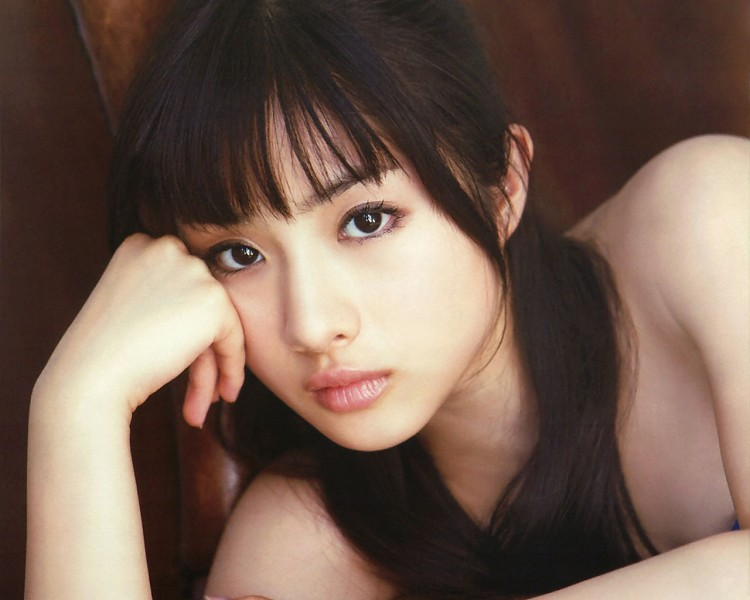
#> input picture test_girl.jpg, 750 x 600 px
$ jupyter execute --allow-errors p3_Linear_Algebra.ipynb   (shell and % lines are left out)
#> lines starting #> are read from the running program, lines starting #| are printed output that depends on the picture
# 线性代数：机器学习背后的优化原理


线性代数作为数学的一个分支，广泛应用于科学和工程中，掌握好线性代数对于理解和从事机器学习算法相关工作是很有必要的，尤其对于深度学习算法而言。因此，这个项目会从浅入深更好的帮助你学习与积累一些跟人工智能强相关的线性代数的知识。

本项目内容理论知识部分参考[《DeepLearning》又名花书](https://book.douban.com/subject/27087503/)第二章，希望大家支持正版购买图书。

若项目中的题目有困难没完成也没关系，我们鼓励你带着问题提交项目，评审人会给予你诸多帮助。

所有选做题都可以不做，不影响项目通过。如果你做了，那么项目评审会帮你批改，也会因为选做部分做错而判定为不通过。

## 准备工作

我们将讲解常用的线性代数知识，而学员需使用numpy来实现这些知识点（当然也可以自己写算法实现），还需要使用matplotlib完成规定图像习题，当然，本项目用到的python代码(或numpy的使用)课程中并未完全教授，所以需要学员对相应操作进行学习与查询，这在我们往后的人工智能学习之旅中是必不可少的一个技能，请大家珍惜此项目的练习机会。

当然，这里提供官方的[numpy Quickstart](https://docs.scipy.org/doc/numpy/user/quickstart.html#)来帮助你更好的完成项目。

本项目还需要使用LaTeX公式，以下两个链接供学习与使用：

[Latex cheatsheet](https://www.authorea.com/users/77723/articles/110898-how-to-write-mathematical-equations-expressions-and-symbols-with-latex-a-cheatsheet)

[aTeX Cookbook](http://www.personal.ceu.hu/tex/cookbook.html#inline)

首先，导入你所需的软件包。一般我们建议在工程开头导入**所有**需要的软件包。

[cell 1]
# TODO: import相关库
# Import NumPy and Matplotlib
import numpy as np
import matplotlib.pyplot as plt

## 1、标量，向量，矩阵，张量

**首先，让我们回顾下基本的定义：**

- 标量（scalar）：形式而言，一个标量是一个单独的数，常用斜体的小写变量名称来表示。_v_

- 向量（vector）：形式而言，一个向量是一列有序数，常用粗体的小写变量名称表示**v**，或者上面标记剪头$\vec{v}$

- 矩阵（matrix）：形式而言，一个矩阵是一个二维数组，常用大写变量名称表示A，表示内部的元素则会使用$A_{i,j}$

- 张量（tensor）：形式而言，一个张量是一个多维数组，常用粗体的大写字母变量名称表示**T**，表示内部的元素则会使用$A_{i,j,z}$ 等等

用图片直观的显示区别如下

**接下来让我们回顾下基本的运算：**

- 加法

- 标量乘法

- 转置

- 矩阵向量乘法（内积，人工智能中常见的拼写：matrix product 或者 dot product）

**线性方程组：**

由矩阵乘法也演变出了我们最常见的线性方程组，已知矩阵与未知向量的乘积，等于另一个已知向量，通过此方程组可求解那个未知向量，一般写为x，具体如下表示。
等式左侧可以这么来理解：

列为具体的矩阵来看：
$$
\begin{bmatrix}
    A_{1,1} & A_{1,2} & \cdots & A_{1,n} \\\\
    A_{2,1} & A_{2,2} & \cdots & A_{2,n} \\\\
    \cdots & \cdots & \cdots & \cdots \\\\
    A_{m,1} & A_{m,2} & \cdots & A_{m,n}
\end{bmatrix}
\times
\begin{bmatrix}
    x_1 \\\\
    x_2 \\\\
    \cdots \\\\
    x_n
\end{bmatrix}
=
\begin{bmatrix}
    b_1 \\\\
    b_2 \\\\
    \cdots \\\\
    b_m
\end{bmatrix}
$$

或者更简单的表示为

$$Ax=b$$

既然有未知数，那么自然需要求解未知数，而我们的未知数需要满足所有方程，也不是一直都有解的，下面来列我们二维矩阵所组成的方程解的情况,若两条线平行不存在焦点，那么说明没有一个$x_1$, $x_2$同时满足两个方程，则此方程组无解，同理，若相交，则有一个解，若完全相等，则有无穷个解。

### 1.1、基本运算并绘图
例题 $\vec{v}$ + $\vec{w}$

$\hspace{1cm}\vec{v} = \begin{bmatrix} 1\\ 1\end{bmatrix}$

$\hspace{1cm}\vec{w} = \begin{bmatrix} -2\\ 2\end{bmatrix}$

结果需要先使用numpy计算向量运算结果，并用LaTeX公式表示：

$\hspace{1cm}\vec{v}+\vec{w} = \begin{bmatrix} -1\\ 3\end{bmatrix}$

并使用matlibplot绘制出(图表颜色样式不要求)

#### 1.1.1
**根据上面例题展示，计算并绘制  $2\vec{v}$ - $\vec{w}$  的结果**

$\hspace{1cm}\vec{v} = \begin{bmatrix} 4\\ 1\end{bmatrix}$

$\hspace{1cm}\vec{w} = \begin{bmatrix} -1\\ 2\end{bmatrix}$

[cell 2]
# 1.1.1 TODO：
v = np.array([4,1])
w = np.array([-1,2])
vw = (2*v) + (-1*w)
print(vw)
ax = plt.axes()
ax.plot(0,0,'or')

ax.arrow(0, 0, *v, color='b', linewidth=1.5, head_width=0.4, head_length=0.4)
ax.arrow(0, 0, *w, color='b', linewidth=1.5, head_width=0.4, head_length=0.4)
ax.arrow(0, 0, *(2*v), color='b', linewidth=1.5, head_width=0.4, head_length=0.4)
ax.arrow(0, 0, *(-1*w), color='b', linewidth=1.5, head_width=0.4, head_length=0.4)
ax.arrow((2*v)[0], (2*v)[1], *-w, color='r', linewidth=2.5, head_width=0.30, head_length=0.35)
ax.arrow(0, 0, *vw, color='r', linewidth=2.5, head_width=0.30, head_length=0.35)

plt.xticks(np.arange(-2, 13))
plt.yticks(np.arange(-4, 10))

#> (the rest of this cell did not finish here and is left out)

例题，方程组求解：
$$
\begin{cases}
y = 2x + 1\\\\
y = 6x - 2
\end{cases}
$$
用matplotlib绘制图表（图表样式不要求）

由上可知此方程组有且仅有一个解

需使用numpy（或自写算法）计算该解的结果,并用LaTeX公式表示出来(结果可以用小数或者分数展示)
$$
\begin{cases}
x = \frac{3}{4} \\\\
y = \frac{5}{2}
\end{cases}
$$

#### 1.1.2
**根据上面例题展示，绘制方程组，说明是否有解是否为唯一解，若有解需计算出方程组的解**
$$
\begin{cases}
y = 2x + 1\\\\
y = \frac{1}{10}x+6
\end{cases}
$$

[cell 3]
# 1.1.2 TODO
x = np.arange(0,10)
y1 = 2*x + 1
y2 = 0.1*x + 6
a = np.array([[2, -1], [0.1, -1]])
b = np.array([-1, -6])
try:
    result = np.linalg.solve(a, b)
    if not (result is None):
        print('方程的解为：', result)
except Exception as exception_type:
    print('异常', exception_type)

plt.plot(x, y1)
plt.plot(x, y2, color='red', linewidth=1.0, linestyle='--')
plt.plot(result[0], result[1], 'ro')
plt.show()
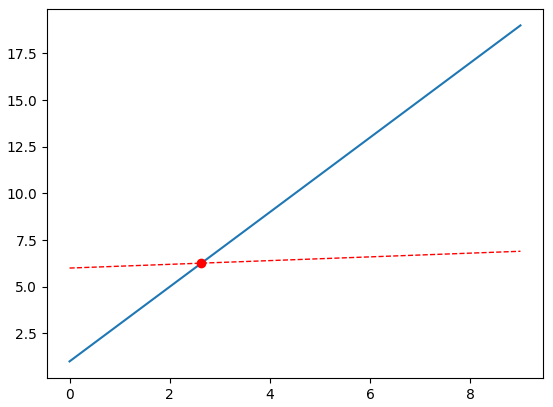
#> figure drawn by matplotlib, 1 panel; curve peaks at x = 9, y = 19; curve peaks at x = 9, y = 6.9
print('方程的解为：', result)

### 1.2、说明题
#### 1.2.1
**使用numpy（或自写算法）说明$(AB)^{\text{T}} = B^\text{T}A^\text{T}$**

**其中**
$$
A=\begin{bmatrix}
    21 & 7 \\\\
    15 & 42 \\\\
    9 & 6
\end{bmatrix},
B=\begin{bmatrix}
    4 \\\\
    33
\end{bmatrix}
$$

[cell 4]
# 1.2.1 TODO
A = np.array([[21,7],[15,42],[9,6]])
B = np.array([4,33]).reshape(2,1)
ABT = np.matmul(A,B).T
BTAT = np.matmul(B.T, A.T)
print(ABT == BTAT)

#### 1.2.2
**使用numpy（或自写算法）说明  $A ( B + C ) = AB + AC$ **

**其中**
$$
A=\begin{bmatrix}
    9 & 3 \\\\
    8 & 4 \\\\
    7 & 6
\end{bmatrix},
B=\begin{bmatrix}
    5 \\\\
    2
\end{bmatrix},
C=\begin{bmatrix}
    5 \\\\
    7
\end{bmatrix}
$$

[cell 5]
# 1.2.2 TODO
A = np.array([[9,3],[8,4],[7,6]])
B = np.array([5,2]).T
C = np.array([5,7]).T
x = np.matmul(A,B+C)
y = np.matmul(A,B) + np.matmul(A,C)
print(x == y)

## 2、特殊矩阵

- 单位矩阵

如果选取任意一个向量和某矩阵相乘，该向量都不会改变，我们将这种保持n维向量不变的矩阵记为单位矩阵$I_n$

- 逆矩阵

如果存在一个矩阵，使$A^{-1} A = I_n$，那么$A^{-1}$就是A的逆矩阵。

- 对角矩阵

如果一个矩阵只有主对角线上还有非零元素，其他位置都是零，这个矩阵就是对角矩阵

- 对称矩阵

如果一个矩阵的转置是和它自己相等的矩阵，即$A=A^{T}$，那么这个矩阵就是对称矩阵

- 正交矩阵

行向量和列向量是分别标准正交(90度)的方阵，即$A^{T}A = AA^{T} = I_n$，又即$A^{-1} = A^{T}$，那么这种方阵就是正交矩阵

### 2.1、证明题

通过LaTeX公式，结合上面所述概念，假设$A^{-1}$存在的情况下，证明$Ax=b$的解$x={A}^{-1}{b}$

回答：
$Ax=b$ ==> $A^{-1}Ax = A^{-1}b$ ==> $Ix = A^{-1}b$ ==> $x = A^{-1}b$

### 2.2、 计算题

#### 2.2.1

通过numpy计算，再次验证2.1证明题
$$
\begin{cases}
y = 2x + 1\\\\
y = \frac{1}{10}x+6
\end{cases}
$$
并用LaTeX公式写出$A^{-1}$是多少（小数分数皆可）

[cell 6]
# 2.2.1 TODO
# 参考了 https://github.com/bliky/P3/blob/master/p3_Linear_Algebra.ipynb
trans_mat = np.array([[2, -1], [0.1, -1]])
trans_vec = np.array([-1, -6])
equation_solution = np.linalg.solve(trans_mat, trans_vec)

trans_mat_inv = np.linalg.inv(trans_mat)

vec = np.matmul(trans_mat_inv, trans_vec)

print(equation_solution == vec)

#### 2.2.2

1、请用numpy（或自写算法）实现一个6x6的对角矩阵，矩阵的对角线由3至8（含8）组成。

2、计算第一问生成的对角矩阵与向量$[6,7,1,2,5,9]^{T}$的乘积

[cell 7]
# 2.2.2 TODO
x = np.arange(3,9)
y = np.diag(x)
print(y)

z = np.array([6,7,1,2,5,9]).T
print('\n')
print('乘积：', np.matmul(y,z))

## 3、迹运算
迹运算返回的是矩阵对角元素的和，如图所示

写成数学公式为：
$$ \large Tr(A) = \sum_{i}A_{i,i}$$

**说明题：**

使用numpy验证
$$
\large Tr(ABC) = Tr(CAB) = Tr(BCA)
$$
其中
$$
A=
\begin{bmatrix}
    7 & 6 \\\\
    29 & 3
\end{bmatrix}
$$

$$
B=
\begin{bmatrix}
    2 & -8 \\\\
    9 & 10
\end{bmatrix}
$$

$$
C=
\begin{bmatrix}
    2 & 17 \\\\
    1 & 5
\end{bmatrix}
$$

[cell 8]
# 3 TODO
A = np.array([[7,6],[29,3]])
B = np.array([[2,-8],[9,10]])
C = np.array([[2,17],[1,5]])
tr_ABC = sum(np.diag(np.matmul(np.matmul(A,B),C)))
tr_CAB = sum(np.diag(np.matmul(np.matmul(C,A),B)))
tr_BCA = sum(np.diag(np.matmul(np.matmul(B,C),A)))
tr_ABC == tr_CAB == tr_BCA

## 4、衡量向量以及矩阵的大小：范数与条件数

### 范数的定义

在线性代数等数学分支中，范数（Norm）是一个函数，其给予某向量空间（或矩阵）中的每个向量以长度或称之为大小。对于零向量，其长度为零。直观的说，向量或矩阵的范数越大，则我们可以说这个向量或矩阵也就越大。有时范数有很多更为常见的叫法，如绝对值其实便是一维向量空间中实数或复数的范数，范数的一般化定义：设$p\ge 1$，p-norm用以下来表示

$$ \large {\Vert x \Vert}_{p} =  \lgroup {\sum_{i}{\vert x_i \vert}^p }\rgroup ^{\frac{1}{p}}$$

此处，当p=1时，我们称之曼哈顿范数(Manhattan Norm)。其来源是曼哈顿的出租车司机在四四方方的曼哈顿街道中从一点到另一点所需要走过的距离。也即我们所要讨论的L1范数。其表示某个向量中所有元素绝对值的和。 而当p=2时，则是我们最为常见的Euclidean norm。也称为Euclidean distance，中文叫欧几里得范数，也即我们要讨论的L2范数，他也经常被用来衡量向量的大小。 而当p=0时，严格的说此时p已不算是范数了，L0范数是指向量中非0的元素的个数，但很多人仍然称之为L0范数（Zero norm零范数）。 这三个范数有很多非常有意思的特征，尤其是在机器学习中的正则化（Regularization）以及稀疏编码（Sparse Coding）有非常有趣的应用，这个在进阶课程可以做更深入的了解。

**L0 范数**
$$ \large \Vert x \Vert = \sqrt[0]{\sum_i x_i^0} = \#(i|x_i \neq0) $$
**L1 范数**
$$ \large {\Vert x \Vert}_{1} =  \lgroup {\sum_{i}{\vert x_i \vert} }\rgroup $$
**L2 范数**
$$ \large {\Vert x \Vert}_{2} =  \lgroup {\sum_{i}{\vert x_i \vert}^2 }\rgroup ^{\frac{1}{2}}$$

另外这里还存在特例：
 当 $ p -> \infty $ 时，我们称之为 $ L^{\infty} $范数，也被称为“maximum norm（max范数）”，这个范数表示向量中具有最大幅度的元素的绝对值：

$$ \large {\Vert x \Vert}^{\infty} =  \max_{i}{\vert x_i \vert} $$

[以上资料部分参考wiki](http://t.cn/RINHvvt)

### 4.1、计算向量的范数
编写一个函数来计算一下向量的各种范数。

[cell 9]
# TODO 实现这里向量范数计算的函数，要求可以计算p = 0,1,2,3 ... 无穷 情况下的范数

""" 计算向量的范数
    参数
        x: 向量 numpy数组 或者list数组
        p: 范数的阶，int型整数或者None
        infty: 是否计算max范数，bool型变量，True的时候表示计算max范数，False的时候计算p范数

    返回
        向量的范数，float类型数值

    hint:
        1.你需要首先判断infty是True or False, 然后判断p 是否为零
        2.注意int类型变量在计算时候需要规整为float类型

"""
# [10 lines left out: function calc_Norm, not called in this run]

### 4.2、计算矩阵的范数
我们也需要衡量矩阵的大小，对于矩阵大小的衡量在很多优化问题中是非常重要的。而在深度学习中，最常见的做法是使用Frobenius 范数(Frobenius norm)，也称作矩阵的F范数，其定义如下：

$$ \large {\Vert A \Vert}_{F} =  \sqrt {\sum_{i,j}{\vert A_{i,j} \vert}^2 } $$

我们这里继续来计算一下F范数

[cell 10]
# TODO 实现这里矩阵Frobenius范数计算的函数

""" 计算向量的范数
    参数
        A: 给定的任意二维矩阵 list或者numpy数组形式

    返回
        矩阵的Frobenius范数，float类型数值

"""
# [4 lines left out: function calc_Frobenius_Norm, not called in this run]

### 4.3、计算矩阵的条件数
矩阵的条件数(condition number)是矩阵（或者它所描述的线性系统）的稳定性或者敏感度的度量，我们这里为了简化条件，这里只考虑矩阵是奇异矩阵的时候，如何计算以及理解条件数(condition number):

当矩阵A为奇异矩阵的时候，condition number为无限大；当矩阵A非奇异的时候，我们定义condition number如下：

$$ \large \kappa{(A)} =  {\Vert A \Vert}_F {\Vert A^{-1} \Vert}_F$$

[奇异矩阵，非奇异矩阵](https://zh.wikipedia.org/wiki/%E9%9D%9E%E5%A5%87%E5%BC%82%E6%96%B9%E9%98%B5)

计算矩阵的条件数

[cell 11]
""" 计算矩阵的条件数
    参数
        A: 给定的任意二维矩阵 list或者numpy数组形式

    返回
        矩阵的condition number,

"""
def calc_Condition_Number(A):
    return calc_Frobenius_Norm(A) * calc_Frobenius_Norm(np.linalg.inv(A))

### (选做)4.4、条件数的理解与应用

a. 有如下两个2*2的非奇异矩阵A和B:

$ A = \begin{bmatrix}
     1   &2 \\
     3   &4 \\
\end{bmatrix} $

$ B = \begin{bmatrix}
     1   &2 \\
     2   &4.0001 \\
\end{bmatrix}
$

计算condition number(A), condition number(B);

b. 根据上面构造的矩阵A,B分别计算线性系统方程组的解$w$:

   A $ \begin{bmatrix}w_{a1}\\w_{a2}\\ \end{bmatrix} $ = $ \begin{bmatrix}1\\2\\ \end{bmatrix} $,

   B $ \begin{bmatrix}w_{b1}\\w_{b2}\\ \end{bmatrix} $ = $ \begin{bmatrix}1\\2\\ \end{bmatrix} $,

   A $ \begin{bmatrix}w_{a1}\\w_{a2}\\ \end{bmatrix} $ = $ \begin{bmatrix}{1.0001}\\{2.0001}\\ \end{bmatrix} $,

   B $ \begin{bmatrix}w_{b1}\\w_{b2}\\ \end{bmatrix} $ = $ \begin{bmatrix}{1.0001}\\{2.0001}\\ \end{bmatrix} $.

c. 计算完成之后，比较condition number大小与线性系统稳定性之间的关系，并且给出规律性的总结；

d. **阅读与思考**: 考虑更为通用的一种情况，我们计算一个典型的线性回归系统:

$$ Xw = b $$

可以简单推导得出其闭式解为：$ w=(X^TX)^{−1}X^Tb $ ，如果 $X^TX$可逆

推导过程：

1.等式两边乘以$X^T$
$$ X^TXw = X^Tb $$
2.等式两边乘以$(X^TX)^{-1}$
$$ (X^TX)^{-1}X^TXw = (X^TX)^{−1}X^Tb $$
3.因为$A^{-1}A = I$，两边约去即可得：
$$ w=(X^TX)^{−1}X^Tb $$

当我们需要拟合的数据X满足数据量远远小于特征数目的时候，也就是X矩阵的行数 << X矩阵的列数的时候，因为$X^TX$不是奇异矩阵，此时方程组不存在闭式解；那么我们该如何重新构造$X^TX$，使得该闭式解成立？

hint1. 单位矩阵的condition number是最低的，是最为稳定的；

hint2. 如果要使得该系统存在闭式解，那么就必须使得求逆运算是可以进行的，也就是说重新构造的$X^TX$必须是可逆的方阵；

hint3. 重新构造的方式可以是在$X^TX$基础上进行加或者减或者乘除相关矩阵的操作；

一种可行的方式就是：
$$ w = (X^TX+\lambda I)^{−1}X^Tb $$

实际上我们最为常用的[Ridge Regression](http://scikit-learn.org/stable/modules/linear_model.html)和 L2范数以及condition number之间某种程度上是可以相互推导的：

首先，Ridge Regression的损失函数为：
$$ J_w = min({\Vert Xw -y \Vert}^2 + \alpha {\Vert w \Vert}^2) $$
我们展开这个损失函数：
$$ {\Vert Xw -y \Vert}^2 + \alpha {\Vert w \Vert}^2  =  (Xw -y)^T (Xw-y) + \alpha w^Tw$$
由于这里是一个凸函数，我们令导数等于零，即为最小值的解，求导可得：
$$ X^T (Xw-y) + \alpha w = 0 $$

整理即可得到：
$$ w = (X^TX+\lambda I)^{−1}X^Tb $$

## 5、SVD

[SVD](https://en.wikipedia.org/wiki/Singular-value_decomposition)是Singular value decomposition的缩写，称为奇异值分解，是分解矩阵的一种方式，会将矩阵分解为奇异向量（singular vector）和奇异值（singular value），分解的意义其实很明确，就是想将一个很大很复杂的矩阵，用更小更简单的几个子矩阵的相乘来表示，这些小矩阵描述的是矩阵的重要的特性。

那么SVD具体的数学表达是什么呢？

假设有一个矩阵C，我们可以将矩阵C分解为三个矩阵的乘积：

$$\large C = UDV^{T}$$

如果C是一个m x n的矩阵，那么U是一个m x m的矩阵，D是一个m x n的矩阵，V是一个n x n的矩阵，这些小矩阵并不是普普通通的矩阵，U和V都定义为正交矩阵，而D定义为对角矩阵。

SVD最常用的做法就是用来进行特征的降维以及矩阵的低秩重构，例如这里分别取矩阵U、D、VT的前k列，如图示中的白色部分，然后重新计算新的C矩阵，即为k维度下的矩阵重构，这种方法被广泛应用于自然语言处理[LSA](https://en.wikipedia.org/wiki/Latent_semantic_analysis)、推荐系统[SVD++,FM,FFM](https://tech.meituan.com/deep_understanding_of_ffm_principles_and_practices.html)等领域，如有兴趣可以继续参考链接相关资料。

具体计算UDV的算法不是我们这个项目的关键，我们只需使用numpy得出结果即可，下面的习题，将会带你体会SVD的某一应用场景。

提示：我们会需要使用[numpy.linalg](https://docs.scipy.org/doc/numpy-1.13.0/reference/routines.linalg.html)相关函数。

### 5.1、使用numpy去计算任意矩阵的奇异值分解：

[cell 12]
""" 计算任意矩阵的奇异值分解
    参数
        A: 给定的任意二维矩阵 list或者numpy数组形式

    返回
        使用numpy.linalg相关函数，直接返回分解之后的矩阵U,D,V
        （可以尝试一下使用np.shape一下分解出来的U，D，VT，会发现维度跟我们上面讲解所描述的不同，
        暂时不用管他直接返回np求解出的U，D，VT即可）

"""
def calc_svd(A):
    return np.linalg.svd(A)

### (选做) 5.2、利用奇异值分解对矩阵进行降维

[cell 13]
# TODO 利用SVD进行对于矩阵进行降维

""" 利用SVD进行对于矩阵进行降维
    参数
        A: 给定的任意二维矩阵 list或者numpy数组形式 shape为(m,n)
        topk: 降维的维度 (m,n) -> (m,topk)

    返回
        降维后的矩阵 (m, topk)

    hint
    1. 对角矩阵D存在一个较为明显的特性，就是D的对角线元素是递减的，这些元素实际上是衡量了所分解的矩阵U,V的列向量的重要性
    2. 因此我们常说的svd降维就是利用选取的前topk大的对角线矩阵元素进行构造新的降维矩阵
    3. U的按照前topk截取的列向量 * topk截取的对角矩阵 即为新的降维后的矩阵

"""
def calc_svd_decompostion(A, topk = 2):
    pass

### (选做) 5.3、利用奇异值分解对矩阵进行降维后重构

[cell 14]
""" 利用SVD进行对于矩阵进行降维
    参数
        A: 给定的任意二维矩阵 list或者numpy数组形式 shape为(m,n)
        topk: 降维的维度 (m,n) -> (m,topk)

    返回
        降维重构后的矩阵 (m, n)
    hint
        这里除了降维矩阵外，另外一个较为常见的应用就是对矩阵进行重构，具体的做法类似前面的思路
        1. 选取对应的U，D，V的topk向量
        2. U的按照前topk截取的列向量 * topk截取的对角矩阵 * V^T按照前topk截取的行向量(注意这里是V的转置,因为分解得到的是V^T)

"""
def calc_svd_reconsitution(A, topk = 2):
    pass

### (选做) 5.4、计算不同降维大小重构矩阵的Frobenius范数损失

定义矩阵$A$以及使用SVD降维（降维大小为k)分解后的重构矩阵$A_k$，则这里的F范数损失定义如下：

  $$ \Large Loss_{F} = {\Vert A - A_k \Vert}_F $$

这里需要编码求出对于给定的矩阵A 分别在不同的降维幅度下重构后的F范数损失，并且作出损失大小随着降维大小的变化图：

[cell 15]
## 不要修改这里！
import numpy as np
#> (the rest of this cell did not finish here and is left out)

#> (a cell that did not finish here is left out)

### 5.5、SVD的有趣应用
为了这个习题我准备了两张图，参见项目文件夹下的test_girl.jpg和test_boy.jpeg，自选一张，你需要
- 需要使用 `PIL` 加载你所选择的图像（[文档](https://pillow.readthedocs.io/en/latest/reference/Image.html)）,所以记得导入需要的包（模块）
- 使用Image的[convert方法](https://pillow.readthedocs.io/en/latest/reference/Image.html#PIL.Image.Image.convert)将图像变为灰度图
- 将convert后的结果转换成np.array,需用到[Image.getdata方法](https://pillow.readthedocs.io/en/latest/reference/Image.html#PIL.Image.Image.getdata)来读取图片每个pixel的数据，特别注意一下，对于彩色的图来说，即使我们转为了灰度图，但每一个pixel还是由RGB三个维度组成，所以在getdata时，band需要设定为某一个颜色index，比如band = 0，这样只用R这个维度的数据。用这个方法来保证图片的每个pixel只占有一个单元的空间。
- 因为我们转np.array时破坏了原有图形的样子，变成了一个一维数据，我们要将转换后的np.array恢复到图片应有的size，转换后，可以shape确认下是否与最开始转出的灰度图的size一致，注意图的size是（宽，高），而宽对应array.shape的应该是列，而高对应的是行，别弄反了。
- 使用上方实现的calc_svd函数计算上一步计算出的np.array数据，赋值给变量：U,D,VT
- 打印出U,D,VT的shape形状，尤其注意观察D的shape
- 在U，VT，D变量成功实现的情况下，运行测试程序看效果

[cell 17]
# 5.5 TODO
from PIL import Image

img = Image.open("test_girl.jpg","r")
#> img is the input picture: PIL image 750x600 RGB; mean R, G, B 116.3, 93.9, 81.5

img_convert = img.convert('L')
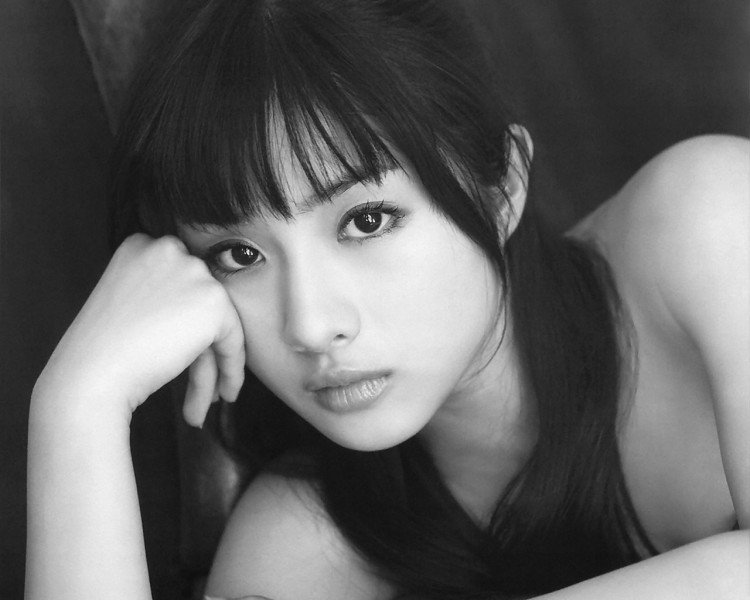
#> img_convert: PIL image 750x600 L; min 12, max 250, mean 99.2

img_data = np.array(list(img_convert.getdata(band=0)))
size = img_convert.size
img_data_mat = img_data.reshape(size[1], size[0])

UDVT = calc_svd(img_data_mat)

U = UDVT[0]
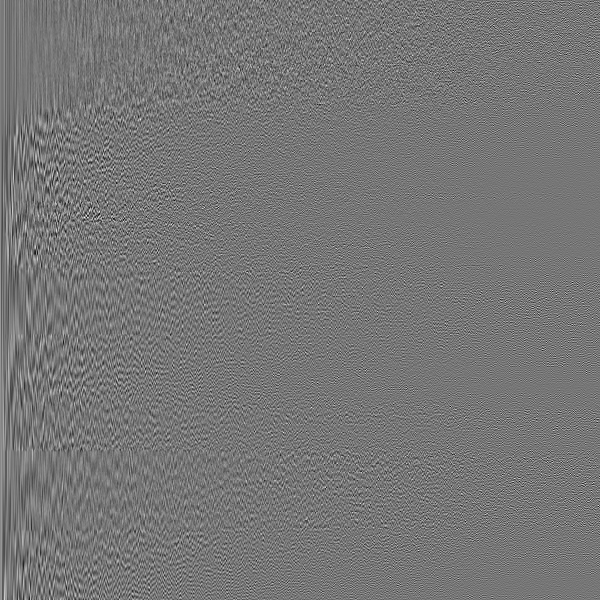
#> U: shape (600, 600) float64; min -0.22, max 0.253, mean 4.97e-05; drawn with min black and max white
D = UDVT[1]
#> D = 600 values, max 75372.4 at index 0, min 1.61 at index 599, mean 416.9
VT = UDVT[2]
#> (the rest of the program and of its run is left out)
